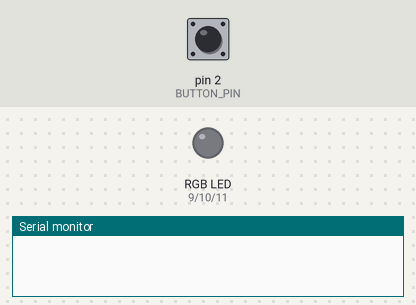
This sketch was run on a simulated Arduino Uno, built with avr-gcc and run on an emulated ATmega328P. On the bench: an RGB LED mixed from three pins (HIGH = lit), the last lines printed to the serial monitor. The test bench sets the inputs (shaded band); at power-on: pin 2 (BUTTON_PIN) HIGH. Dim RGB values are drawn brighter than linear.

Above: at 1.2 s.
1.3 s: pin 2 (BUTTON_PIN) pulled LOW for 0.15 s
At 2.1 s:
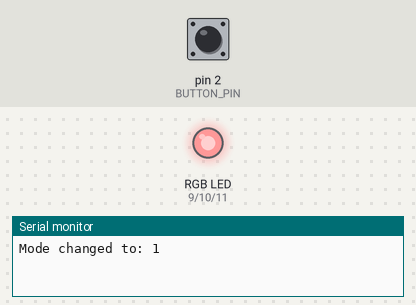
2.9 s: pin 2 (BUTTON_PIN) pulled LOW for 1 s
At 3.3 s:
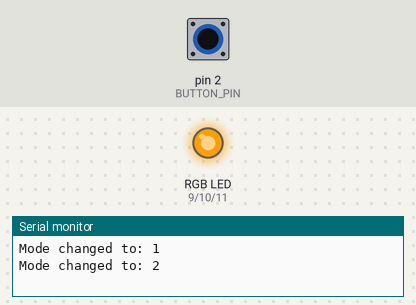
5.4 s: pin 2 (BUTTON_PIN) pulled LOW for 0.15 s
At 6.4 s:
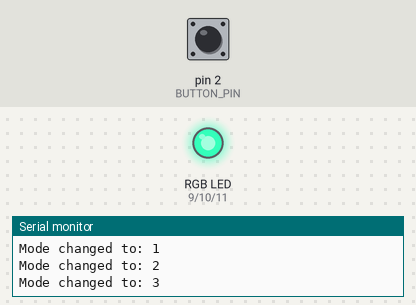
7.0 s: pin 2 (BUTTON_PIN) pulled LOW for 3.2 s
At 7.6 s:
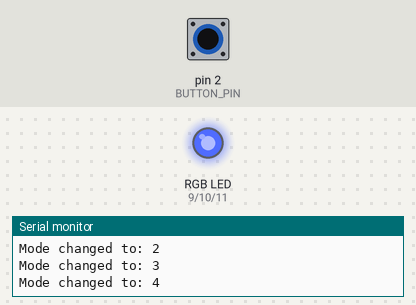
11.7 s: pin 2 (BUTTON_PIN) pulled LOW for 0.15 s
At 12.4 s:
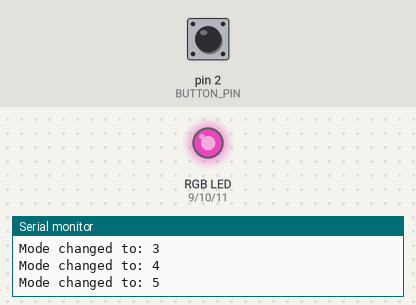
13.3 s: pin 2 (BUTTON_PIN) pulled LOW for 1 s
Timing chart, 0 to 20.3 s (numbered marks = the images above; inputs shaded):
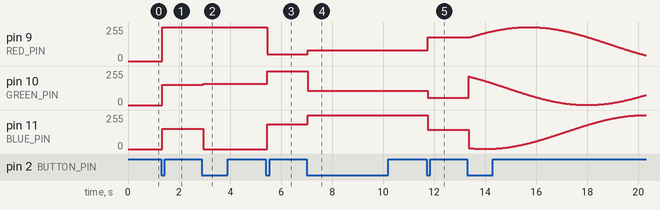

Measured:
- after the input at 1.3 s, pin 9 (RED_PIN): 0/255 → 255/255 after 0.05 s; pin 10 (GREEN_PIN), pin 11 (BLUE_PIN): 0/255 → 152/255 after 0.05 s
- after the input at 2.9 s, pin 10 (GREEN_PIN): 152/255 → 159/255 after 0.05 s; pin 11 (BLUE_PIN): 152/255 → 0/255 after 0.05 s
- after the input at 5.4 s, pin 9 (RED_PIN): 255/255 → 52/255 after 0.05 s; pin 10 (GREEN_PIN): 159/255 → 255/255 after 0.05 s; pin 11 (BLUE_PIN): 0/255 → 186/255 after 0.05 s
- after the input at 7.0 s, pin 9 (RED_PIN): 52/255 → 80/255 after 0.05 s; pin 10 (GREEN_PIN): 255/255 → 108/255 after 0.05 s; pin 11 (BLUE_PIN): 186/255 → 255/255 after 0.05 s
- after the input at 11.7 s, pin 9 (RED_PIN): 80/255 → 179/255 after 0.05 s; pin 10 (GREEN_PIN): 108/255 → 55/255 after 0.05 s; pin 11 (BLUE_PIN): 255/255 → 145/255 after 0.05 s

The sketch:

Arduino_Uno_RGB_LED.ino
```cpp
// --- Constants for Pins ---
const int RED_PIN = 9;
const int GREEN_PIN = 10;
const int BLUE_PIN = 11;
const int BUTTON_PIN = 2;

// --- Global Variables ---
int colorMode = 0;          // Stores the current color mode
const int totalModes = 7;   // Total number of modes

// For button debouncing
int buttonState;
int lastButtonState = HIGH;
unsigned long lastDebounceTime = 0;
unsigned long debounceDelay = 50;


void setup() {
  // Set the LED pins as outputs
  pinMode(RED_PIN, OUTPUT);
  pinMode(GREEN_PIN, OUTPUT);
  pinMode(BLUE_PIN, OUTPUT);

  // Set the button pin as an input with an internal pull-up resistor
  pinMode(BUTTON_PIN, INPUT_PULLUP);

  // Start serial communication for debugging
  Serial.begin(9600);
}


void loop() {
  // 1. Check for button presses
  handleButton();

  // 2. Display the color based on the current mode
  updateColor();
}


// Checks for a button press and cycles through the color modes
void handleButton() {
  int reading = digitalRead(BUTTON_PIN);

  if (reading != lastButtonState) {
    lastDebounceTime = millis();
  }

  if ((millis() - lastDebounceTime) > debounceDelay) {
    if (reading != buttonState) {
      buttonState = reading;
      if (buttonState == LOW) { // Button was pressed
        colorMode = (colorMode + 1) % totalModes; // Cycle to the next mode
        Serial.print("Mode changed to: ");
        Serial.println(colorMode);
      }
    }
  }
  lastButtonState = reading;
}


// Calls the appropriate function to set the LED color based on the current mode
void updateColor() {
  switch (colorMode) {
    case 0:
      setColor(0, 0, 0); // Off
      break;
    case 1:
      setColor(255, 152, 152); // Pink
      break;
    case 2:
      setColor(255, 159, 0); // Orange
      break;
    case 3:
      setColor(52, 255, 186); // Green
      break;
    case 4:
      setColor(80, 108, 255); // Blue
      break;
    case 5:
      setColor(179, 55, 145); // Purple
      break;
    case 6:
      colorFade(); // Smooth color fade
      break;
  }
}


// --- Color-setting helper functions ---

// A simple function to set a specific R, G, B color
void setColor(int red, int green, int blue) {
  analogWrite(RED_PIN, red);
  analogWrite(GREEN_PIN, green);
  analogWrite(BLUE_PIN, blue);
}


// A function to create a smooth, slow color-fading animation
void colorFade() {
  // Use millis() and sine waves to smoothly cycle through colors
  unsigned long time = millis();

  int redVal   = (sin(time / 2000.0) * 127) + 128;
  int greenVal = (sin(time / 2000.0 + 2) * 127) + 128; // Phase shift
  int blueVal  = (sin(time / 2000.0 + 4) * 127) + 128; // Phase shift

  setColor(redVal, greenVal, blueVal);
  delay(10); // Small delay for the animation
}
```
